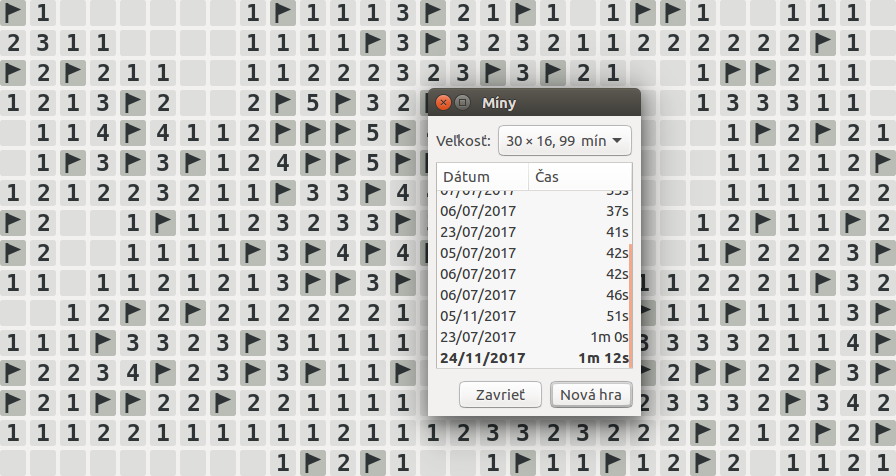
//> input picture mines/screen-crop.png, 896 x 476 px
$ ./get_size screen-crop.png   (built with g++ and OpenCV 4)
//> lines starting //> are read from the running program, lines starting //| are printed output that depends on the picture
#include <opencv2/core/core.hpp>
#include <opencv2/highgui/highgui.hpp>
#include <iostream>
#include <queue>
#include <vector>

using namespace cv;
using namespace std;


Vec3b empty(182,189,186);
Vec3b hover(198,206,202);
Vec3b full(220,222,222);
Vec3b black(0,0,0);


vector<int> get_vec(Mat_<Vec3b> line) {
    bool sep = true;
    vector<int> v;
    Mat_<Vec3b>::iterator it=line.begin(), end = line.end();
    for(int i=0; it != end; it++, i++) {
        //if((*it) == hover || (*it) == full || (*it) == empty ) {
        if((*it)[0]<230 ) {
            if(sep) {
                v.push_back(i);
                sep = false;
            }
        }
        else {
            sep = true;
        }
    }
    return v;
}

vector<int> search(Mat_<Vec3b> &img, int rows, int cols, int x, int y, Vec3b c) {
    int lmaxx = x;
    int lmaxy = y;
    int lminx = x;
    int lminy = y;
    img(x,y) = black;
    queue<pair<int,int>> q;
    q.push(make_pair(x,y));
    int count = 1;
    while(!q.empty()) {
        x=q.front().first; y=q.front().second; q.pop();
        if(x>lmaxx) lmaxx=x;
        if(x<lminx) lminx=x;
        if(y>lmaxy) lmaxy=y;
        if(y<lminy) lminy=y;
        if(x>0 && img(x-1,y) == c) {
            q.push(make_pair(x-1,y));
            count++;
            img(x-1,y) = black;
        }
        if(y>0 && img(x,y-1) == c) {
            q.push(make_pair(x,y-1));
            count++;
            img(x,y-1) = black;
        }
        if(x<rows-1 && img(x+1,y) == c) {
            q.push(make_pair(x+1,y));
            count++;
            img(x+1,y) = black;
        }
        if(y<cols-1 && img(x,y+1) == c) {
            q.push(make_pair(x,y+1));
            count++;
            img(x,y+1) = black;
        }
    }
    return {count, lmaxx, lminx, lmaxy, lminy};
}

int main( int argc, char** argv )
{
    if( argc != 2)
    {
     cerr <<" Usage: display_image ImageToLoadAndDisplay" << endl;
     return -1;
    }

    Mat image;
    image = imread(argv[1], CV_LOAD_IMAGE_COLOR);   // Read the file
//> image is the input picture: 476 rows x 896 cols, CV_8UC3; mean B, G, R 203.5, 205.3, 204.9

    if(! image.data )                              // Check for invalid input
    {
        cerr <<  "Could not open or find the image" << std::endl ;
        return -1;

    }

    Mat_<Vec3b> _I = image;

    vector<int> col = get_vec(_I.row(2));
//> after the loop in get_vec, `for(int i=0; it != end; it++, i++)`: v = 30 values from 0 to 870; sep = false
//> col = 30 values from 0 to 870
    vector<int> row = get_vec(_I.col(2));
//> row = [0, 30, 60, 90, 120, 150, 180, 210, 240, 270, 300, 330, 360, 390, 420, 450]

    cout << row.size() << " " << col.size() << endl;
//| 16 30
// [8 lines of commented-out code are left out]
    for( int i = 0; i < row.size(); ++i) {
        for( int j = 0; j < col.size(); ++j) {
            int x = row[i]+2;
            int y = col[j]+2;

            Vec3b act = _I(x,y);

// [8 lines of commented-out code are left out]
            if(act == black) {
                cout << -1 << " ";
                continue;
            }
            // [12 lines of commented-out code are left out]
            vector<int> v = search(_I, image.rows, image.cols, x, y, act);
            if(v[0] > (v[1]-v[2]-1) * (v[3]-v[4]-1)) {
                if(act[0] < 216)
                    cout << " 0 ";
                else {
                    cout << " 9 ";
                }
            } else {
                if( act[0] < 216)
                    cout << "10 ";
                else {
                    cout << "11 ";
                }
            }
        }
        cout << endl;
    }
//> this loop made 16 passes
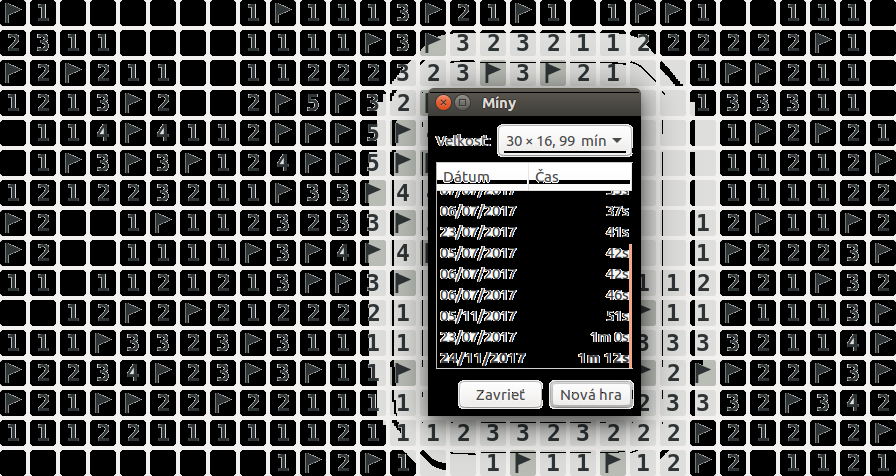
//> _I: 476 rows x 896 cols, CV_8UC3; mean B, G, R 90.6, 91.1, 91

// [6 lines of commented-out code are left out]
    return 0;
}
